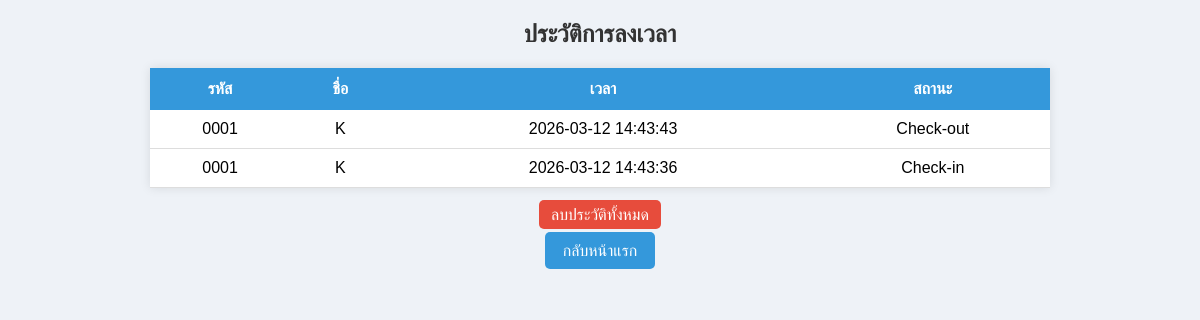
Before: /history with the older database file.
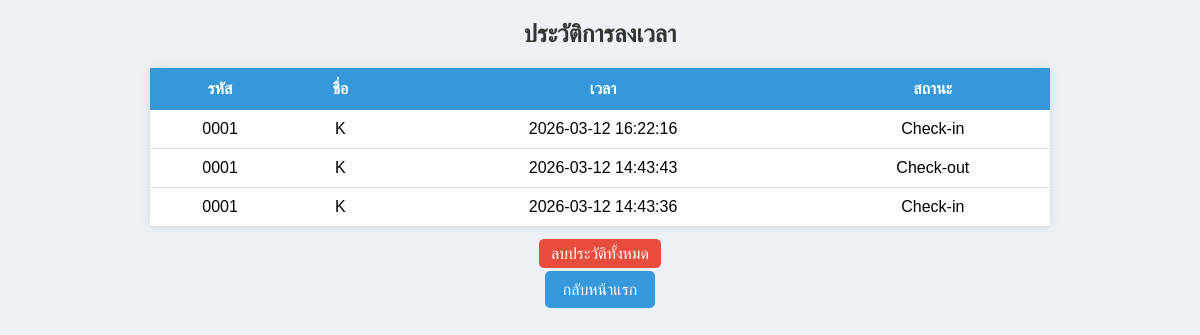
After: the same page with the newer database file.
### tables this page shows
CREATE TABLE checkin(
        id INTEGER PRIMARY KEY AUTOINCREMENT,
        emp_id TEXT,
        time TEXT,
        status TEXT
    );

CREATE TABLE employees(
        emp_id TEXT PRIMARY KEY,
        name TEXT,
        department TEXT,
        position TEXT
    );

### app.py (the view)
@app.route("/history")
def history():
    conn = get_db()
    cur = conn.cursor()
    cur.execute("""
    SELECT checkin.id, employees.emp_id, employees.name, checkin.time, checkin.status
    FROM checkin
    JOIN employees ON employees.emp_id = checkin.emp_id
    ORDER BY checkin.id DESC
    """)
    data = cur.fetchall()
    conn.close()
    return render_template("history.html",data=data)

### app.py (called while the page is built)
def get_db():
    conn = sqlite3.connect("database.db")
    return conn

### templates/history.html (shortened to what this page needs)
<!DOCTYPE html>
<html>
<head>
<link rel="stylesheet" href="{{ url_for('static', filename='style.css') }}">
</head>
<body>
<h2>ประวัติการลงเวลา</h2>
<table>
<tr>
<th>รหัส</th>
<th>ชื่อ</th>
<th>เวลา</th>
<th>สถานะ</th>
</tr>
{% for row in data %}
<tr>
<td>{{ row[1] }}</td>
<td>{{ row[2] }}</td>
<td>{{ row[3] }}</td>
<td>{{ row[4] }}</td>
</tr>
{% endfor %}
</table>
<br>
<a class="delete-btn"
href="/delete_all_history"
onclick="return confirm('ต้องการลบประวัติทั้งหมดหรือไม่?')">
ลบประวัติทั้งหมด
</a>
<br><br>
<a class="back-btn" href="/">กลับหน้าแรก</a>
</body>
</html>

### static/style.css (style rules this page uses)
body { font-family: Arial; background:#eef2f7; text-align:center; margin:0; }
h1,h2 { color:#333; }
.back-btn { background:#3498db; color:white; padding:10px 18px; text-decoration:none; border-radius:5px; }
table { margin:auto; margin-top:20px; width:75%; border-collapse:collapse; background:white; box-shadow:0 0 10px rgba(0,0,0,0.1); }
th { background:#3498db; color:white; padding:12px; }
td { padding:10px; border-bottom:1px solid #ddd; }
.delete-btn { background:#e74c3c; color:white; padding:6px 12px; text-decoration:none; border-radius:5px; }

Changed rows visible on the page:
added checkin: emp_id "0001", name "K", time "2026-03-12 16:22:16", status "Check-in"
